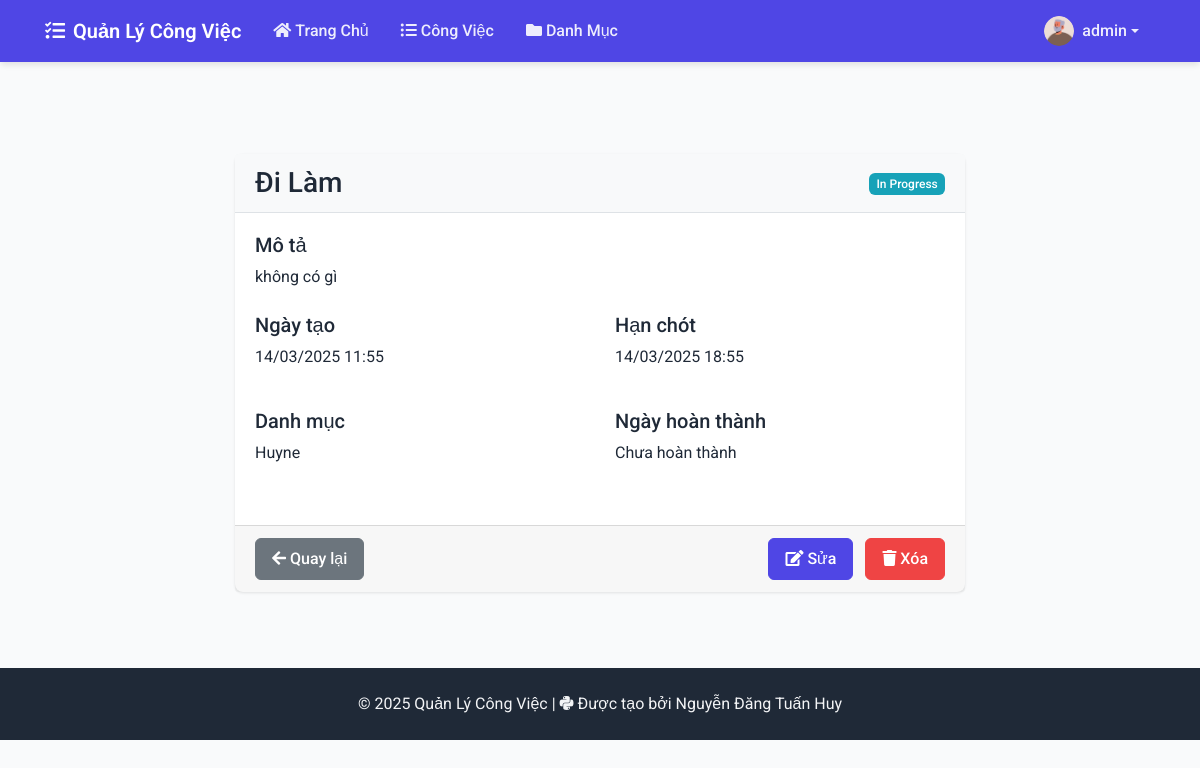
The page /tasks/1/ (signed in) on the database its author committed.
### tasks/models.py (models this page shows, shortened)
class Profile(models.Model):
    user = models.OneToOneField(User, on_delete=models.CASCADE)
    avatar = models.ImageField(upload_to='avatars/', default='avatars/default.png')
    def overdue_tasks_count(self):
        return Task.objects.filter(
            user=self.user,
            status__in=['pending', 'in_progress'],
            deadline__lt=timezone.now()
        ).count()

class Task(models.Model):
    STATUS_CHOICES = [
        ('pending', 'Pending'),
        ('in_progress', 'In Progress'),
        ('completed', 'Completed'),
        ('cancelled', 'Cancelled'),
    ]
    title = models.CharField(max_length=200)
    description = models.TextField(blank=True, null=True)
    status = models.CharField(max_length=20, choices=STATUS_CHOICES, default='pending')
    user = models.ForeignKey(User, on_delete=models.CASCADE, related_name='tasks')
    category = models.ForeignKey(Category, on_delete=models.SET_NULL, null=True, blank=True)
    created = models.DateTimeField(auto_now_add=True)
    deadline = models.DateTimeField(null=True, blank=True)
    finished = models.DateTimeField(null=True, blank=True)
    def is_overdue(self):
        if self.deadline and self.status in ['pending', 'in_progress']:
            return timezone.now() > self.deadline
        return False

class Category(models.Model):
    name = models.CharField(max_length=100)
    description = models.TextField(blank=True, null=True)
    user = models.ForeignKey(User, on_delete=models.CASCADE)
    class Meta:
        verbose_name_plural = "Categories"

### tasks/views.py (the view)
# urls.py: path('tasks/<int:pk>/', TaskDetailView.as_view(), name='task-detail'),
class TaskDetailView(LoginRequiredMixin, UserPassesTestMixin, DetailView):
    model = Task
    template_name = 'tasks/task_detail.html'
    def test_func(self):
        task = self.get_object()
        return self.request.user == task.user
    def get_context_data(self, **kwargs):
        context = super().get_context_data(**kwargs)
        context['overdue_tasks_count'] = self.request.user.profile.overdue_tasks_count()
        return context

### tasks/context_processors.py (called while the page is built)
def overdue_tasks_count(request):
    if request.user.is_authenticated:
        count = Task.objects.filter(
            user=request.user,
            deadline__lt=timezone.now(),
            status__in=['pending', 'in_progress']
        ).count()
        return {'overdue_tasks_count': count}
    return {'overdue_tasks_count': 0}

### tasks/templates/tasks/task_detail.html (shortened to what this page needs)
{% extends 'tasks/base.html' %}
{% block content %}
<div class="container mt-4">
    <div class="row justify-content-center">
        <div class="col-md-8">
            <div class="card {% if object.is_overdue %}border-danger{% endif %}">
                <div class="card-header d-flex justify-content-between align-items-center">
                    <h3 class="mb-0">{{ object.title }}</h3>
                    <div>
                        <span class="badge
                            {% if object.status == 'pending' %}badge-warning
                            {% elif object.status == 'in_progress' %}badge-info
                            {% elif object.status == 'completed' %}badge-success
                            {% else %}badge-secondary
                            {% endif %}">
                            {{ object.get_status_display }}
                        </span>
                    </div>
                </div>
                <div class="card-body">
                    <div class="mb-4">
                        <h5>Mô tả</h5>
                        <p>{% if object.description %}{{ object.description }}{% else %}Không có mô tả.{% endif %}</p>
                    </div>
                    <div class="row mb-4">
                        <div class="col-md-6">
                            <h5>Ngày tạo</h5>
                            <p>{{ object.created|date:"d/m/Y H:i" }}</p>
                        </div>
                        <div class="col-md-6">
                            <h5>Hạn chót</h5>
                            <p>{% if object.deadline %}{{ object.deadline|date:"d/m/Y H:i" }}{% else %}Chưa đặt{% endif %}</p>
                        </div>
                    </div>
                    <div class="row mb-4">
                        <div class="col-md-6">
                            <h5>Danh mục</h5>
                            <p>{% if object.category %}{{ object.category.name }}{% else %}Chưa phân loại{% endif %}</p>
                        </div>
                        <div class="col-md-6">
                            <h5>Ngày hoàn thành</h5>
                            <p>{% if object.finished %}{{ object.finished|date:"d/m/Y H:i" }}{% else %}Chưa hoàn thành{% endif %}</p>
                        </div>
                    </div>
                </div>
                <div class="card-footer d-flex justify-content-between">
                    <a href="{% url 'task-list' %}" class="btn btn-secondary">
                        <i class="fas fa-arrow-left"></i> Quay lại
                    </a>
                    <div>
                        <a href="{% url 'task-update' object.id %}" class="btn btn-primary mr-2">
                            <i class="fas fa-edit"></i> Sửa
                        </a>
                        <a href="{% url 'task-delete' object.id %}" class="btn btn-danger">
                            <i class="fas fa-trash"></i> Xóa
                        </a>
                    </div>
                </div>
            </div>
        </div>
    </div>
</div>
{% endblock %}

### tasks/templates/tasks/base.html (shortened to what this page needs)
<!DOCTYPE html>
<html lang="vi">
<head>
    <link rel="stylesheet" href="https://cdn.jsdelivr.net/npm/bootstrap@4.6.0/dist/css/bootstrap.min.css">
    <link rel="stylesheet" href="https://cdnjs.cloudflare.com/ajax/libs/font-awesome/5.15.3/css/all.min.css">
    {% load static %}
    <link rel="stylesheet" type="text/css" href="{% static 'css/styles.css' %}">
</head>
<body>
    <nav class="navbar navbar-expand-lg navbar-dark">
        <div class="container">
            <a class="navbar-brand" href="{% url 'dashboard' %}">
                <i class="fas fa-tasks mr-2"></i>Quản Lý Công Việc
            </a>
            <div class="collapse navbar-collapse" id="navbarNav">
                <ul class="navbar-nav mr-auto">
                    {% if user.is_authenticated %}
                    <li class="nav-item">
                        <a class="nav-link" href="{% url 'dashboard' %}">
                            <i class="fas fa-home mr-1"></i>Trang Chủ
                        </a>
                    </li>
                    <li class="nav-item">
                        <a class="nav-link" href="{% url 'task-list' %}">
                            <i class="fas fa-list-ul mr-1"></i>Công Việc
                        </a>
                    </li>
                    <li class="nav-item">
                        <a class="nav-link" href="{% url 'category-list' %}">
                            <i class="fas fa-folder mr-1"></i>Danh Mục
                        </a>
                    </li>
                    {% endif %}
                </ul>
                <ul class="navbar-nav ml-auto">
                    {% if user.is_authenticated %}
                    <li class="nav-item dropdown">
                        <a class="nav-link dropdown-toggle position-relative d-flex align-items-center" href="#" id="userDropdown" role="button" data-toggle="dropdown" aria-haspopup="true" aria-expanded="false">
                            {% if user.profile and user.profile.avatar %}
                                <img src="{{ user.profile.avatar.url }}" alt="{{ user.username }}" class="rounded-circle mr-2" style="width: 30px; height: 30px; object-fit: cover;">
                            {% else %}
                                <i class="fas fa-user-circle mr-2" style="font-size: 1.5rem;"></i>
                            {% endif %}
                            <span>{{ user.username }}</span>
                        </a>
                    </li>
                    {% endif %}
                </ul>
            </div>
        </div>
    </nav>
    <main class="flex-grow-1 py-4">
        {% block content %}{% endblock %}
    </main>
    <footer class="footer text-center">
        <div class="container">
            <p class="mb-0">&copy; 2025 Quản Lý Công Việc | <i class="fab fa-python mr-1"></i>Được tạo bởi Nguyễn Đăng Tuấn Huy</p>
        </div>
    </footer>
</body>
</html>

### static/css/styles.css (style rules this page uses)
body { min-height: 100vh; display: flex; flex-direction: column; background-color: #f8f9fa; padding-bottom: 60px; }
.navbar { margin-bottom: 20px; }
main { flex: 1; }
.card { box-shadow: 0 2px 4px rgba(0,0,0,0.1); margin-bottom: 20px; }
.card-header { background-color: #f8f9fa; border-bottom: 1px solid #dee2e6; font-weight: 500; }
footer { margin-top: auto; background-color: #343a40; color: white; padding: 1rem 0; }
.navbar .position-relative { display: inline-block; }

### tasks/templates/tasks/base.html (style rules this page uses)
:root { --primary-color: #4F46E5; --primary-dark: #4338CA; --secondary-color: #10B981; --accent-color: #F59E0B; --dark-color: #1F2937; --light-color: #F3F4F6; --danger-color: #EF4444; --success-color: #10B981; }
body { font-family: 'Roboto', sans-serif; background-color: #F9FAFB; min-height: 100vh; display: flex; flex-direction: column; color: var(--dark-color); }
.navbar { background-color: var(--primary-color) !important; box-shadow: 0 4px 6px -1px rgba(0, 0, 0, 0.1); }
.navbar-brand { font-weight: 600; font-size: 1.25rem; color: white !important; }
.nav-link { font-weight: 500; padding: 0.5rem 1rem !important; transition: all 0.3s ease; color: rgba(255, 255, 255, 0.9) !important; }
.card { border: none; border-radius: 8px; box-shadow: 0 1px 3px rgba(0,0,0,0.1); transition: all 0.3s ease; background: white; }
.btn { border-radius: 6px; padding: 0.5rem 1rem; font-weight: 500; transition: all 0.3s ease; }
.btn-primary { background-color: var(--primary-color); border-color: var(--primary-color); }
.btn-danger { background-color: var(--danger-color); border-color: var(--danger-color); }
.footer { margin-top: auto; padding: 1.5rem 0; background-color: var(--dark-color); color: var(--light-color) !important; }
.badge { padding: 0.4em 0.6em; font-weight: 500; border-radius: 6px; }

### rows shown on the page
Task: title "Đi Làm", status "In Progress", description "không có gì", created "14/03/2025 11:55", deadline "14/03/2025 18:55", category.name "Huyne"

### other values the page prints
{{ user.username }} "admin"
